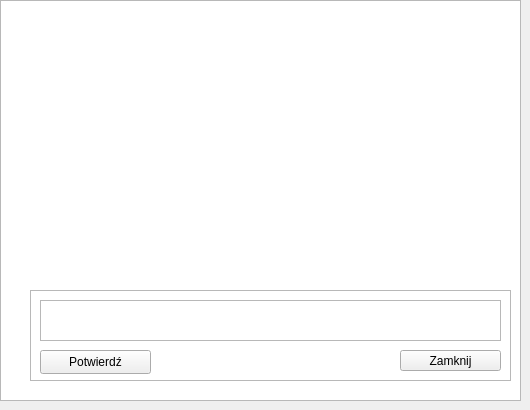
    <widget class="QWidget" name="returnList">
     <widget class="QTableWidget" name="returnsList">
      <property name="geometry">
       <rect>
        <x>0</x>
        <y>0</y>
        <width>521</width>
        <height>401</height>
       </rect>
      </property>
      <property name="sortingEnabled">
       <bool>true</bool>
      </property>
     </widget>
     <widget class="QFrame" name="returnListPanel">
      <property name="geometry">
       <rect>
        <x>30</x>
        <y>290</y>
        <width>481</width>
        <height>91</height>
       </rect>
      </property>
      <property name="frameShape">
       <enum>QFrame::Shape::StyledPanel</enum>
      </property>
      <property name="frameShadow">
       <enum>QFrame::Shadow::Raised</enum>
      </property>
      <widget class="QPushButton" name="returnListAcceptBtn">
       <property name="geometry">
        <rect>
         <x>10</x>
         <y>60</y>
         <width>111</width>
         <height>24</height>
        </rect>
       </property>
       <property name="text">
        <string>Potwierdź</string>
       </property>
      </widget>
      <widget class="QPushButton" name="returnListCloseBtn">
       <property name="geometry">
        <rect>
         <x>370</x>
         <y>60</y>
         <width>101</width>
         <height>21</height>
        </rect>
       </property>
       <property name="text">
        <string>Zamknij</string>
       </property>
      </widget>
      <widget class="QTextBrowser" name="returnListTitle">
       <property name="geometry">
        <rect>
         <x>10</x>
         <y>10</y>
         <width>461</width>
         <height>41</height>
        </rect>
       </property>
      </widget>
     </widget>
    </widget>
